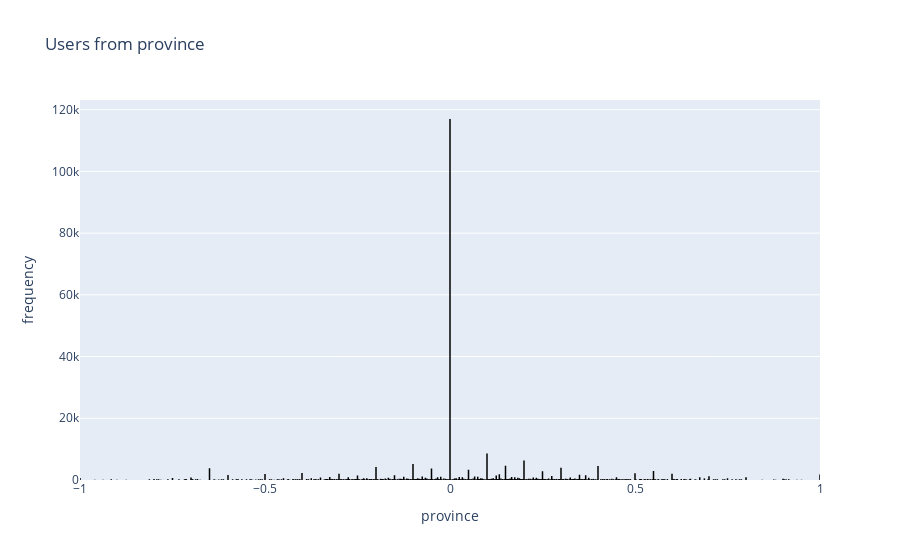

Notebook code for this chart:
### Code cell
# prepare frame by renaming Unavailable data as NA
print(provinceDF.sort_values(by='frequency' , inplace=True))
print(provinceDF)


# Creating trace1
trace1 = go.Bar(
                    x = provinceDF.province,
                    y = provinceDF.frequency,
                    name = "geospread",
                marker = dict(color = 'rgba(255, 174, 255, 0.5)',
                             line=dict(color='rgb(0,0,0)',width=1.5)),
                text = provinceDF.province)

data = [trace1]
layout = dict(title = 'Users from province',
              xaxis= dict(title= 'province',ticklen= 5,zeroline= False),
              yaxis= dict(title= 'frequency',ticklen= 5,zeroline= False)
             )
fig = dict(data = data, layout = layout)
iplot(fig)

### Figure 1 — Plotly figure (JSON) as saved in the notebook; plotly's stock layout.template omitted (floating-point values rounded to 4 significant figures; data arrays with more than 128 entries replaced by an {"elided": "..."} marker saying what was removed)
{"data": [{"marker": {"color": "rgba(255, 174, 255, 0.5)", "line": {"color": "rgb(0, 0, 0)", "width": 1.5}}, "name": "geospread", "text": {"elided": "3994 float values"}, "x": {"elided": "3994 float values"}, "y": {"elided": "3994 int values"}, "type": "bar"}], "layout": {"title": {"text": "Users from province"}, "xaxis": {"ticklen": 5, "title": {"text": "province"}, "zeroline": false, "type": "linear", "range": [-1.0, 1.0], "autorange": true}, "yaxis": {"ticklen": 5, "title": {"text": "frequency"}, "zeroline": false, "type": "linear", "range": [0, 123100.0], "autorange": true}, "autosize": true}}
